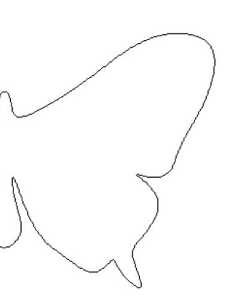
%> input picture m_file/轨迹规划/half_butterfly.png, 251 x 304 px
$ octave mainn.m   (GNU Octave 9; MATLAB toolbox functions it lacks are replaced by stand-ins)
%> lines starting %> are read from the running program, lines starting %| are printed output that depends on the picture; in (x1, y1, x2, y2) boxes, pixels count from 0 and x2, y2 are one past the last pixel; in counts of white or black regions, pixels touching at a corner belong together; the program's own positions count from 1
### m_file/轨迹规划/extract_boundary.m
%% 图像读取

function Q_real = extract_boundary(image_path)
%> called with image_path = 'half_butterfly.png'

% img = imread(image_path);
img = imread('half_butterfly.png');
%> img is the input picture: size 304x251x3 uint8; min 14, max 255, mean 252.3
gray_img = rgb2gray(img);
bw_img = imbinarize(gray_img);
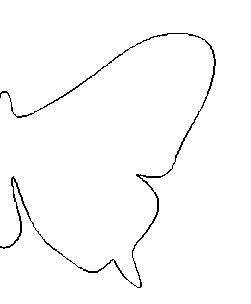
%> bw_img: size 304x251 logical; 98.4% white; black in thin lines or dots, all inside (x1, y1, x2, y2) = (0, 33, 216, 288)
bw_img = imcomplement(bw_img); % 反相确保轨迹为白色

%% 边界点提取

boundaries = bwareaopen(bw_img,50);
boundaries = imfill(boundaries,'holes');
skeleton = bwmorph(boundaries,'skel', Inf);% 提取骨架，直至无法继续优化
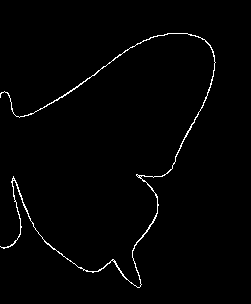
%> skeleton: size 304x251 logical; 1.4% white in thin lines or dots, all inside (x1, y1, x2, y2) = (0, 33, 216, 288)
skeleton = bwmorph(skeleton, 'spur', 10);% 修剪短于10个像素的分支
[endpoints_y, endpoints_x] = find(bwmorph(skeleton, 'endpoints'));
%> endpoints_y = 137 values from 35 to 276; endpoints_x = 137 values from 1 to 215
selectBoundary = bwtraceboundary(skeleton, [endpoints_y(1), endpoints_x(1)], 'W', 8, Inf, 'counterclockwise');
%> selectBoundary = 1486 rows, first 12: [98 1; 97 1; 96 1; 95 1; 94 2; 93 3; 93 4; 92 5; 93 6; 93 7; 94 8; 95 9]

%% 同步CNC坐标

% 假设实际加工尺寸为100*100
scale_x = 100 / size(bw_img,2);
%> scale_x = 0.398
scale_y = 100 / size(bw_img,1);
%> scale_y = 0.329
Q_real = [selectBoundary(:,2)*scale_x, (size(bw_img,1)-selectBoundary(:,1))*scale_y];% y轴翻转适应CNC坐标系
%> Q_real = 1486 rows, first 12: [0.398 67.76; 0.398 68.09; 0.398 68.42; 0.398 68.75; 0.797 69.08; 1.2 69.41; 1.59 69.41; 1.99 69.74; 2.39 69.41; 2.79 69.41; 3.19 69.08; 3.59 68.75]

%% 生成连续小线段

line_segment = [];
for i = 1:length(Q_real)-1
    segment = [Q_real(i,:),Q_real(i+1,:)];
    line_segment = [line_segment;segment];
end
%> this loop made 1485 passes
%> segment on passes 3 to 5: [0.398 68.42 0.398 68.75], [0.398 68.75 0.797 69.08], [0.797 69.08 1.2 69.41]
%> after the loop, line_segment = 1485 rows, first 8: [0.398 67.76 0.398 68.09; 0.398 68.09 0.398 68.42; 0.398 68.42 0.398 68.75; 0.398 68.75 0.797 69.08; 0.797 69.08 1.2 69.41; 1.2 69.41 1.59 69.41; 1.59 69.41 1.99 69.74; 1.99 69.74 2.39 69.41]

%% 滑动滤波，避免随机抖动导致凹凸性判断崩溃
window_size = 5;
Q_real = movmean(Q_real,window_size);
%> Q_real = 1486 rows, first 12: [0.398 68.09; 0.398 68.26; 0.478 68.42; 0.637 68.75; 0.876 69.01; 1.2 69.28; 1.59 69.41; 1.99 69.47; 2.39 69.41; 2.79 69.28; 3.11 69.01; 3.43 68.75]

figure;
plot(Q_real(:,1),Q_real(:,2),'r.-');
title('原始轨迹点集');
axis equal

### m_file/轨迹规划/mainn.m
clc;
clear;
close all;

% 参数设置
theta_circle = 51;          % 限定角度（度）
epsilon_allowmax = 0.05;    % 允许最大误差（mm）
autu_threshold = 0.02;
%% 图像读取 Q = [x1, y1; x2, y2; ...];
Q = extract_boundary('half_butterfly.png');
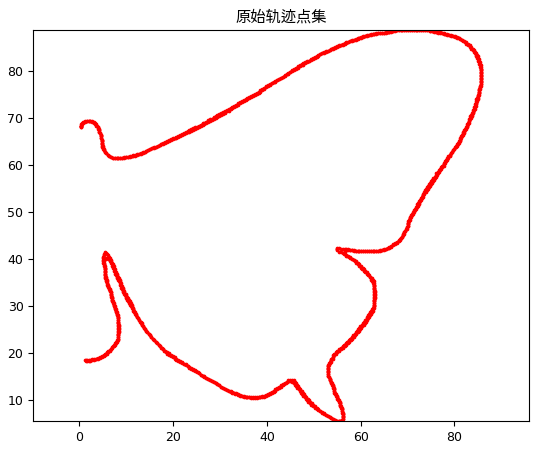
%> figure redrawn from the program's plot data
%> Q has the same summary as Q_real in extract_boundary
break_points = [1, size(Q, 1)];
%> break_points = [1 1486]

%% 三误差判断
for i = 2:size(Q, 1)-1
    vec1 = Q(i, :) - Q(i-1, :);
    vec2 = Q(i+1, :) - Q(i, :);

    % % 转角断点判断
    cos = dot(vec1, vec2) / (norm(vec1) * norm(vec2));
    % disp(cos);
    theta_i = acosd(cos);
    % disp(theta_i);
    if theta_i > theta_circle
        break_points = [break_points, i];
        continue; % 跳过后续判断
    end

    % 弓高误差判断
    l_i = norm(vec1);
    l_i1 = norm(vec2);
    r = (l_i + l_i1) / (4 * sind(theta_i/2)); % 近似半径
    % disp(r)
    delta_l = r * (1 - cosd(theta_i/2));      % 弓高误差

    % 筛选转角为0的点跳过弓高误差
    if theta_i < 0.1
        delta_l = 0;
    end
    % disp(delta_l);
    if delta_l > epsilon_allowmax
        break_points = [break_points, i];
        continue;
    end

    % [16 lines of commented-out code are left out]
end
%> this loop made 1484 passes
%> (vec1, vec2, cos, theta_i, l_i, l_i1, r) on passes 1 to 9: ([5.55e-17 0.164], [0.0797 0.164], 0.9, 25.85, 0.164, 0.183, 0.388), ([0.0797 0.164], [0.159 0.329], 1, 0, 0.183, 0.366, Inf), ([0.159 0.329], [0.239 0.263], 0.959, 16.4, 0.366, 0.356, 1.26), ([0.239 0.263], [0.319 0.263], 0.99, 8.2, 0.356, 0.413, 2.69), ([0.319 0.263], [0.398 0.132], 0.932, 21.27, 0.413, 0.42, 1.13), ([0.398 0.132], [0.398 0.0658], 0.988, 8.9, 0.42, 0.404, 2.65), ([0.398 0.0658], [0.398 -0.0658], 0.947, 18.75, 0.404, 0.404, 1.24), ([0.398 -0.0658], [0.398 -0.132], 0.988, 8.9, 0.404, 0.42, 2.65), ([0.398 -0.132], [0.319 -0.263], 0.932, 21.27, 0.42, 0.413, 1.13)
%> (vec2, cos, theta_i, l_i, l_i1, r) on passes 10, 12, 18, 19, 20, 22: ([0.319 -0.263], 1, 0, 0.413, 0.413, Inf), ([0.239 -0.329], 1, 0, 0.407, 0.407, Inf), ([0.0797 -0.329], 1, 0, 0.338, 0.338, Inf), ([0.0797 -0.329], 1, 0, 0.338, 0.338, Inf), ([0.0797 -0.329], 1, 0, 0.338, 0.338, Inf), ([0 -0.329], 1, 0, 0.329, 0.329, Inf)
%> after the loop, break_points = [1 1486 387 751]

% 断点排序去重
break_points = unique(sort(break_points));
%> break_points = [1 387 751 1486]
 disp(break_points);
%|       1    387    751   1486


%% 分段拟合
fitted_curves = {};
for seg = 1:length(break_points)-1
    start_idx = break_points(seg);
    end_idx = break_points(seg+1);
    Q_segment = Q(start_idx:end_idx, :);
    m = size(Q_segment, 1); % 当前段内型值点数量

    if m >= 3
        % 生成三次B样条
        try
            % B样条拟合函数（局部定义）
            [ctrl_pts] = reverse_caculate(Q_segment);
            fitted_curves{end+1} = struct('type', 'spline', 'ctrl_pts', ctrl_pts, 'points', Q_segment);
        catch
            fitted_curves{end+1} = struct('type', 'line', 'points', Q_segment);
        end
    else
        fitted_curves{end+1} = struct('type', 'line', 'points', Q_segment);
    end
end
%> this loop made 3 passes
%> (start_idx, end_idx, n in reverse_caculate) on passes 1 to 3: (1, 387, 386), (387, 751, 364), (751, 1486, 735)
%> after the loop, fitted_curves = 3 items

% 计算拟合误差并分断
new_break_points = [];
for idx = 1:length(fitted_curves)
    curve = fitted_curves{idx};
    if strcmp(curve.type, 'spline')
        [max_err, err_points] = calculate_error(curve.ctrl_pts, curve.points);
        if max_err > epsilon_allowmax
            [~, max_idx] = max(err_points);
            % 找到全局索引（需要根据曲线段确定）
            %global_idx = find(Q(:,1) == curve.points(max_idx,1) & Q(:,2) == curve.points(max_idx,2));
            global_idx = break_points(idx) + max_idx -1;
            if iscolumn(new_break_points);
                new_break_points = new_break_points';
            end
            if iscolumn(global_idx)
                global_idx = global_idx';
            end
            new_break_points = [new_break_points, global_idx];
        end
    end
end
%> this loop made 3 passes

% 添加新分断点并重新分段（只进行一次）
if ~isempty(new_break_points)
    break_points = unique([break_points, new_break_points]);
    fitted_curves = {};
    for seg = 1:length(break_points)-1
        start_idx = break_points(seg);
        end_idx = break_points(seg+1);
        Q_segment = Q(start_idx:end_idx, :);
        m = size(Q_segment, 1);

        if m >= 3
            try
                [ctrl_pts] = reverse_caculate(Q_segment);
                fitted_curves{end+1} = struct('type', 'spline', 'ctrl_pts', ctrl_pts, 'points', Q_segment);
            catch
                fitted_curves{end+1} = struct('type', 'line', 'points', Q_segment);
            end
        else
            fitted_curves{end+1} = struct('type', 'line', 'points', Q_segment);
        end
    end
end

% 输出结果
disp('拟合完成：');
for idx = 1:length(fitted_curves)
    curve = fitted_curves{idx};
    if strcmp(curve.type, 'spline')
        disp(['段', num2str(idx), ': B样条曲线，控制点个数: ', num2str(size(curve.ctrl_pts,1))]);
    else
        disp(['段', num2str(idx), ': 直线段，点数: ', num2str(size(curve.points,1))]);
    end
end

%% 可视化结果
figure;
plot(Q(:,1), Q(:,2)); hold on;
for idx = 1:length(fitted_curves)
    curve = fitted_curves{idx};
    if strcmp(curve.type, 'spline')
        % 生成B样条曲线上的点
        u = linspace(0, 1, 100);
        pts = bspline_eval(curve.ctrl_pts, u);
        % 绘制B样条曲线，使用蓝色实线
        plot(pts(:,1), pts(:,2), 'b-', 'LineWidth', 2, 'DisplayName', 'B样条段');
    else
        % 绘制直线段，使用红色实线
        plot(curve.points(:,1), curve.points(:,2), 'r-', 'LineWidth', 2, 'DisplayName', '直线段');
    end
end

% 标记断点位置（可选）
plot(Q(break_points, 1), Q(break_points, 2), 'gs', 'MarkerSize', 8, 'MarkerFaceColor', 'g', 'DisplayName', '断点');

hold off; % 释放图形
title('B样条拟合结果');
legend('show'); % 显示图例
axis equal;
xlim([min(Q(:,1))-1, max(Q(:,1))+1]);
ylim([min(Q(:,2))-1, max(Q(:,2))+1]);
grid on;
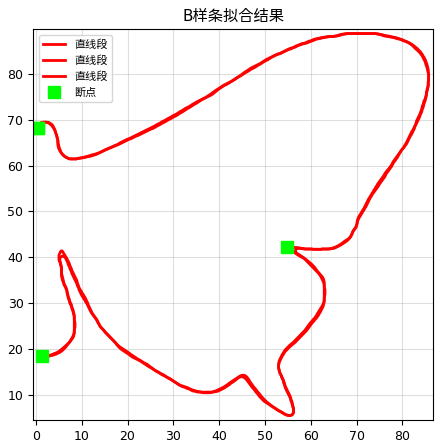
%> figure redrawn from the program's plot data

% B样条插值拟合
% 输入：分段型值点集
% 输出：控制点
function [P] = reverse_caculate(Q)
    n = size(Q,1) - 1;
    k = 3;
    chord_length = sqrt(sum(diff(Q).^2, 2));
    u = [0; cumsum(chords)] / sum(chords);
    m = n + k +1;
    U = [zeros(1,k); linspace(0,1,m-2*k)]; % 累计弦长参数化

    A = zeros(n+1,n+1);

    for i = 0:n

        span = find_span(u(i+1), U, n, k);
        N = basis_functions(span, u(i+1), U, k);
        for j = 0:k
            A(i+1, span-k+j+1) = N(j+1);
        end
    end
    % 添加边界条件
    A(1,1) = 1;
    A(end,end) = 1;
    P = A \ Q;
end

% 辅助函数：B样条求值
% [14 lines left out: function bspline_eval, not called in this run]

% 辅助函数：查找参数区间
% [19 lines left out: function find_span, not called in this run]

% 辅助函数：计算基函数
% [17 lines left out: function basis_functions, not called in this run]

% 辅助函数：计算误差
% [11 lines left out: function calculate_error, not called in this run]

$ run again, with m_file/轨迹规划/butterfly.png copied over m_file/轨迹规划/half_butterfly.png
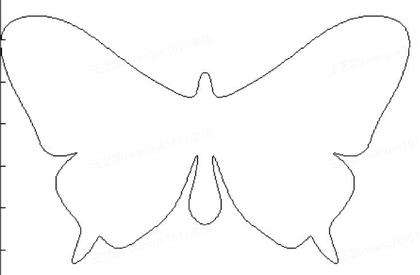
%> input picture m_file/轨迹规划/butterfly.png, 420 x 275 px, shrunk from 888 x 581 before the run
%> in extract_boundary, img is the input picture: size 275x420x3 uint8; min 2, max 255, mean 250.9
%> boundaries: size 275x420 logical; 52.9% white; 1 black region, box (x1, y1, x2, y2) and area: (1, 0, 420, 275) 54429
%> in extract_boundary, `skeleton = bwmorph(boundaries,'skel', Inf);`:
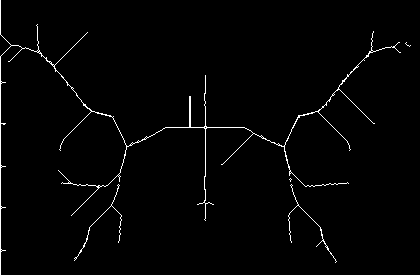
%> skeleton: size 275x420 logical; 1.6% white in thin lines or dots
%> endpoints_y = 161 values from 1 to 275; endpoints_x = 161 values from 1 to 409
%> selectBoundary = 2683 rows, first 12: [1 1; 2 1; 3 1; 4 1; 5 1; 6 1; 7 1; 8 1; 9 1; 10 1; 11 1; 12 1]
%> in extract_boundary, `Q_real = [selectBoundary(:,2)*scale_x, (size(bw_img,1)-selectBoundary(..`: Q_real = 2683 rows, first 12: [0.238 99.64; 0.238 99.27; 0.238 98.91; 0.238 98.55; 0.238 98.18; 0.238 97.82; 0.238 97.45; 0.238 97.09; 0.238 96.73; 0.238 96.36; 0.238 96; 0.238 95.64]
%> the loop in extract_boundary, `for i = 1:length(Q_real)-1` made 2682 passes
%> segment on passes 3 to 5: [0.238 98.91 0.238 98.55], [0.238 98.55 0.238 98.18], [0.238 98.18 0.238 97.82]
%> after the loop in extract_boundary, `for i = 1:length(Q_real)-1`: line_segment = 2682 rows, first 8: [0.238 99.64 0.238 99.27; 0.238 99.27 0.238 98.91; 0.238 98.91 0.238 98.55; 0.238 98.55 0.238 98.18; 0.238 98.18 0.238 97.82; 0.238 97.82 0.238 97.45; 0.238 97.45 0.238 97.09; 0.238 97.09 0.238 96.73]
%> in extract_boundary, `Q_real = movmean(Q_real,window_size);`: Q_real = 2683 rows, first 12: [0.238 99.27; 0.238 99.09; 0.238 98.91; 0.238 98.55; 0.238 98.18; 0.238 97.82; 0.238 97.45; 0.238 97.09; 0.238 96.73; 0.238 96.36; 0.238 96; 0.238 95.64]
%> Q has the same summary as Q_real in extract_boundary
%> the loop `for i = 2:size(Q, 1)-1` made 2681 passes
%> (vec1, vec2, cos, theta_i, l_i, l_i1, r) on passes 1, 2, 32, 33, 34: ([2.78e-17 -0.182], [0 -0.182], 1, 0, 0.182, 0.182, Inf), ([0 -0.182], [0 -0.364], 1, 0, 0.182, 0.364, Inf), ([0 -0.364], [0.0476 -0.364], 0.992, 7.46, 0.364, 0.367, 2.81), ([0.0476 -0.364], [0.0952 -0.364], 0.992, 7.22, 0.367, 0.376, 2.95), ([0.0952 -0.364], [0.143 -0.364], 0.993, 6.77, 0.376, 0.391, 3.25)
%> after the loop `for i = 2:size(Q, 1)-1`: break_points = 30 values, max 2683 at index 2, min 1 at index 1, mean 1293.8
%> `break_points = unique(sort(break_points));`: break_points = 30 values from 1 to 2683
%|  Columns 1 through 11:
%|       1    275    302    351    398    448    496    561    697    862    869
%|  Columns 12 through 22:
%|     921    963   1155   1178   1200   1362   1453   1511   1678   1780   1888
%|  Columns 23 through 30:
%|    1900   1946   2212   2307   2308   2521   2588   2683
%> the loop `for seg = 1:length(break_points)-1` made 29 passes
%> (start_idx, end_idx, n in reverse_caculate) on passes 1 to 8: (1, 275, 274), (275, 302, 27), (302, 351, 49), (351, 398, 47), (398, 448, 50), (448, 496, 48), (496, 561, 65), (561, 697, 136)
%> the loop `for idx = 1:length(fitted_curves)` made 29 passes
%> `grid on;`:
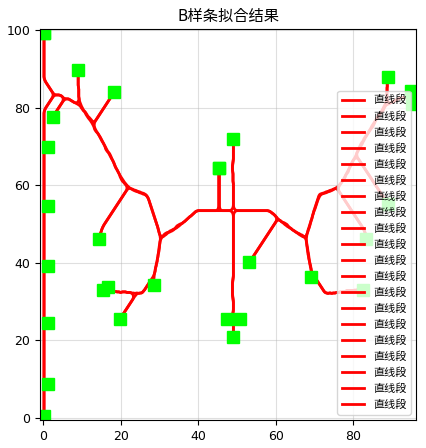
%> figure redrawn from the program's plot data; curve peaks at x = 69.52, y = 36.65
